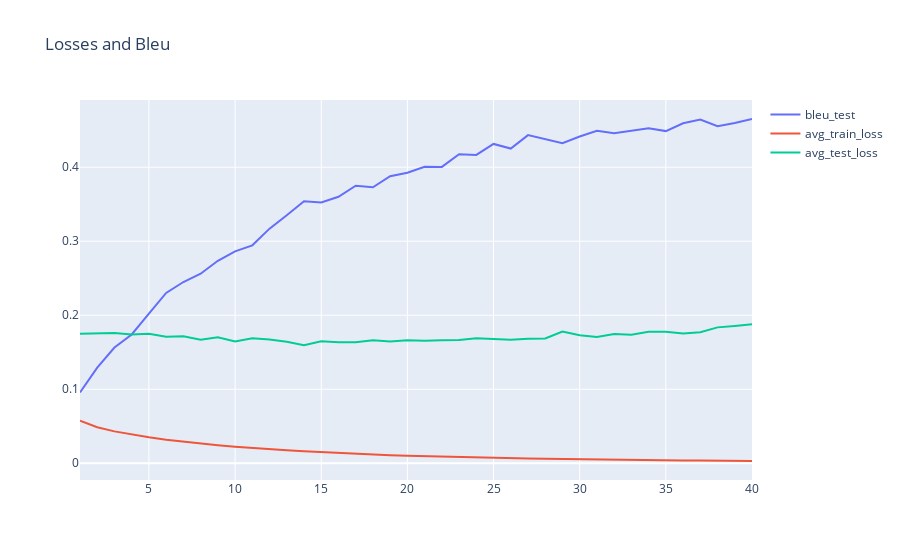

The notebook cell this image was saved under:
### Markdown cell above
## CODE TO SPLIT DATASET

```python 
import random
with open('./dataset/eng-fra.txt', encoding='utf-8') as f:
    arr = f.readlines()
random.shuffle(arr) # shuffles inline
SPLIT_PERCENT = 0.10

n = len(arr)
n_test = round(n * SPLIT_PERCENT)
n_train = n - n_test
train_eng_fra = arr[:n_train]
test_eng_fra = arr[n_train:]
with open('./dataset/eng-fra-train.txt', 'w') as f_train:
    f_train.writelines(train_eng_fra)
with open('./dataset/eng-fra-test.txt', 'w') as f_test:
    f_test.writelines(test_eng_fra)

```

### Code cell
epochs = list(range(1, len(plot_stats['avg_train_loss'])+1))

fig = go.Figure()

for k, v in plot_stats.items():
    fig.add_trace(go.Scatter(x=epochs, y=v,
                    mode='lines',
                    name=k))
fig.layout['title'] = 'Losses and Bleu'

fig.show()

### Figure 1 — Plotly figure (JSON) as saved in the notebook; plotly's stock layout.template omitted (floating-point values rounded to 4 significant figures)
{"data": [{"mode": "lines", "name": "bleu_test", "type": "scatter", "x": [1, 2, 3, 4, 5, 6, 7, 8, 9, 10, 11, 12, 13, 14, 15, 16, 17, 18, 19, 20, 21, 22, 23, 24, 25, 26, 27, 28, 29, 30, 31, 32, 33, 34, 35, 36, 37, 38, 39, 40], "y": [0.0957, 0.1292, 0.1564, 0.174, 0.2021, 0.2301, 0.2449, 0.2561, 0.2736, 0.2864, 0.2944, 0.317, 0.3351, 0.354, 0.3524, 0.36, 0.375, 0.373, 0.3879, 0.3925, 0.4006, 0.4005, 0.4175, 0.4166, 0.4315, 0.4252, 0.4434, 0.4375, 0.4325, 0.4414, 0.4493, 0.4459, 0.4487, 0.4525, 0.4488, 0.4594, 0.4643, 0.4553, 0.4597, 0.4651]}, {"mode": "lines", "name": "avg_train_loss", "type": "scatter", "x": [1, 2, 3, 4, 5, 6, 7, 8, 9, 10, 11, 12, 13, 14, 15, 16, 17, 18, 19, 20, 21, 22, 23, 24, 25, 26, 27, 28, 29, 30, 31, 32, 33, 34, 35, 36, 37, 38, 39, 40], "y": [0.05746, 0.04875, 0.0431, 0.03879, 0.03514, 0.03191, 0.02911, 0.02658, 0.0244, 0.02235, 0.02053, 0.01893, 0.01748, 0.01615, 0.01493, 0.01379, 0.01279, 0.01184, 0.01096, 0.01024, 0.009566, 0.008896, 0.00828, 0.007798, 0.007231, 0.006807, 0.006348, 0.006011, 0.005632, 0.005368, 0.005022, 0.004727, 0.004466, 0.004191, 0.003965, 0.003794, 0.003689, 0.003424, 0.003254, 0.003065]}, {"mode": "lines", "name": "avg_test_loss", "type": "scatter", "x": [1, 2, 3, 4, 5, 6, 7, 8, 9, 10, 11, 12, 13, 14, 15, 16, 17, 18, 19, 20, 21, 22, 23, 24, 25, 26, 27, 28, 29, 30, 31, 32, 33, 34, 35, 36, 37, 38, 39, 40], "y": [0.1749, 0.1753, 0.1761, 0.1741, 0.1751, 0.171, 0.1716, 0.1668, 0.1702, 0.1645, 0.1688, 0.1671, 0.1641, 0.1594, 0.1649, 0.1635, 0.1637, 0.1663, 0.1645, 0.166, 0.1657, 0.1664, 0.1665, 0.1689, 0.1679, 0.1669, 0.1682, 0.1685, 0.178, 0.1731, 0.1707, 0.1746, 0.1736, 0.1777, 0.1776, 0.1753, 0.1771, 0.1836, 0.1856, 0.1877]}], "layout": {"title": {"text": "Losses and Bleu"}}}
